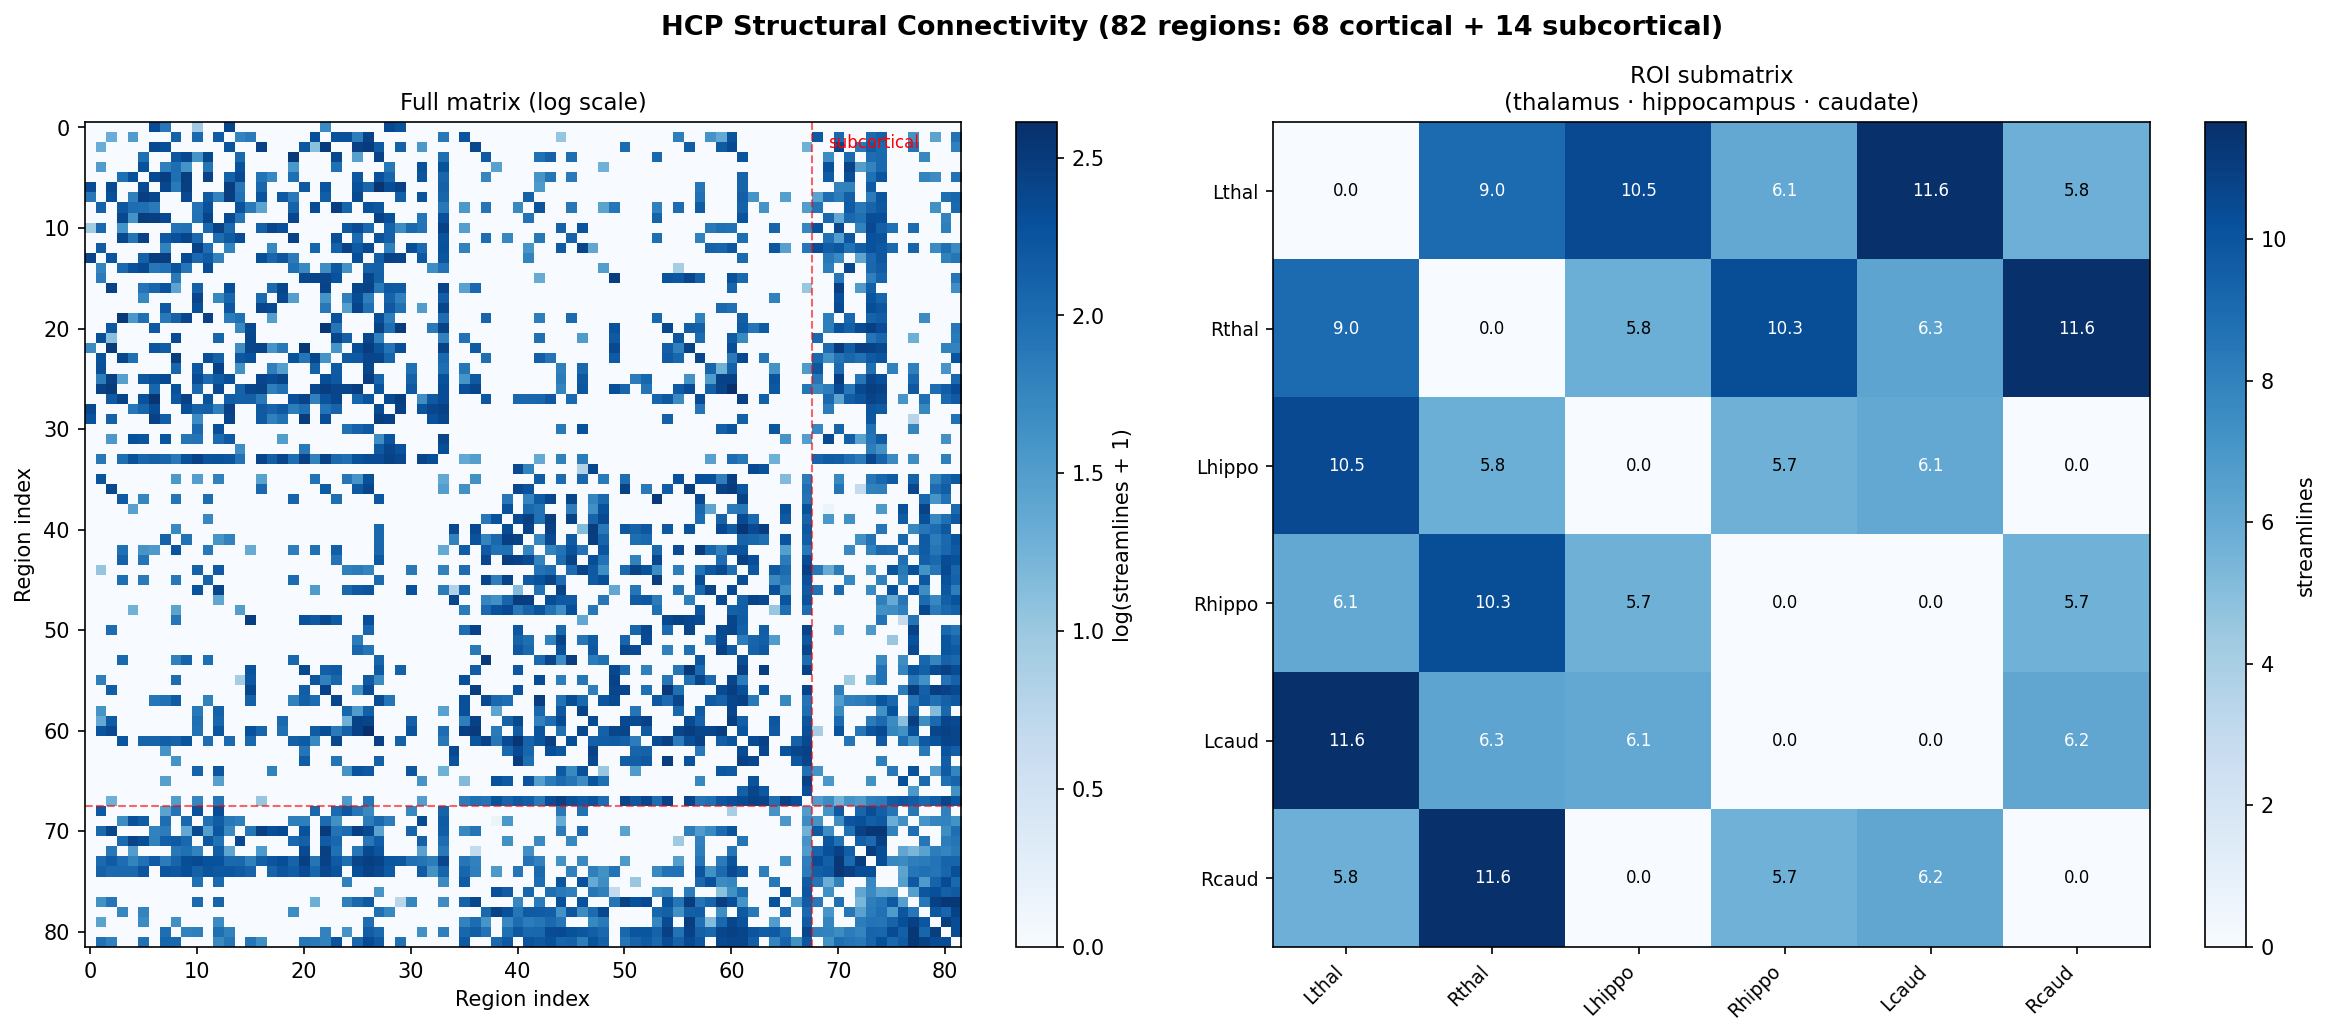

Source code (Python):
import numpy as np
import matplotlib
matplotlib.use('Agg')
import matplotlib.pyplot as plt

DATA = '../enigma/enigmatoolbox/datasets/matrices/hcp_connectivity'

# Load structural connectivity with subcortical (82 x 82)
W      = np.loadtxt(f'{DATA}/strucMatrix_with_sctx.csv', delimiter=',')
labels = open(f'{DATA}/strucLabels_with_sctx.csv').read().strip().split(',')
n_ctx  = 68
n_sctx = 14

print(f"Matrix shape: {W.shape}")
print(f"Subcortical regions: {labels[n_ctx:]}")
print(f"Non-zero connections: {np.count_nonzero(W)} / {W.size}")

# Regions of interest for WC attractor work
ROI = ['Lthal', 'Rthal', 'Lhippo', 'Rhippo', 'Lcaud', 'Rcaud']
roi_idx = [labels.index(r) for r in ROI]

# ── Figure: full connectivity matrix with ROI highlights ──────
fig, axes = plt.subplots(1, 2, figsize=(16, 7))
fig.suptitle('HCP Structural Connectivity (82 regions: 68 cortical + 14 subcortical)',
             fontsize=13, fontweight='bold')

# Full matrix
ax = axes[0]
im = ax.imshow(np.log1p(W), cmap='Blues', aspect='auto')
ax.set_title('Full matrix (log scale)', fontsize=11)
ax.set_xlabel('Region index')
ax.set_ylabel('Region index')
ax.axhline(n_ctx - 0.5, color='red', lw=1, ls='--', alpha=0.6)
ax.axvline(n_ctx - 0.5, color='red', lw=1, ls='--', alpha=0.6)
ax.text(n_ctx + 1, 2, 'subcortical', color='red', fontsize=8)
plt.colorbar(im, ax=ax, label='log(streamlines + 1)')

# ROI submatrix: thalamus + hippocampus + caudate
ax2 = axes[1]
sub = W[np.ix_(roi_idx, roi_idx)]
im2 = ax2.imshow(sub, cmap='Blues', aspect='auto')
ax2.set_xticks(range(len(ROI)))
ax2.set_yticks(range(len(ROI)))
ax2.set_xticklabels(ROI, rotation=45, ha='right', fontsize=9)
ax2.set_yticklabels(ROI, fontsize=9)
ax2.set_title('ROI submatrix\n(thalamus · hippocampus · caudate)', fontsize=11)
for i in range(len(ROI)):
    for j in range(len(ROI)):
        ax2.text(j, i, f'{sub[i,j]:.1f}', ha='center', va='center', fontsize=8,
                 color='white' if sub[i,j] > sub.max() * 0.5 else 'black')
plt.colorbar(im2, ax=ax2, label='streamlines')

plt.tight_layout()
fig.savefig('connectome.png', dpi=150, bbox_inches='tight')
print("Saved connectome.png")
